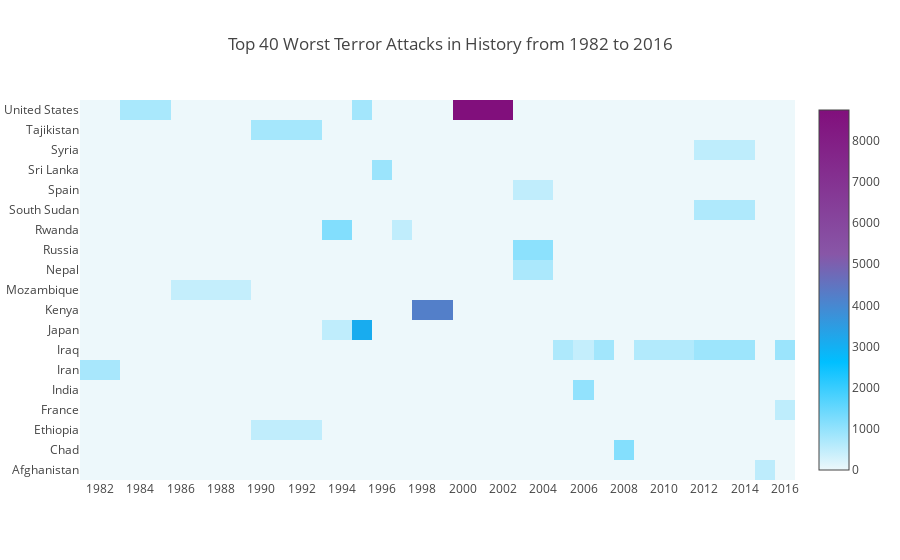

The notebook cell saved with this chart:
### Code cell
import plotly.offline as py
py.init_notebook_mode(connected=True)
import plotly.graph_objs as go
colorscale = [[0, '#edf8fb'], [.3, '#00BFFF'],  [.6, '#8856a7'],  [1, '#810f7c']]
heatmap = go.Heatmap(z=heat.as_matrix(), x=heat.columns, y=heat.index, colorscale=colorscale)
data = [heatmap]
layout = go.Layout(
    title='Top 40 Worst Terror Attacks in History from 1982 to 2016',
    xaxis = dict(ticks='', nticks=20),
    yaxis = dict(ticks='')
)
fig = go.Figure(data=data, layout=layout)
py.iplot(fig, filename='heatmap',show_link=False)

### Figure 1 — Plotly figure (JSON) as saved in the notebook; plotly's stock layout.template omitted (floating-point values rounded to 4 significant figures; data arrays with more than 128 entries replaced by an {"elided": "..."} marker saying what was removed)
{"data": [{"colorscale": [[0, "#edf8fb"], [0.3, "#00BFFF"], [0.6, "#8856a7"], [1, "#810f7c"]], "type": "heatmap", "x": [1982, 1984, 1987, 1992, 1994, 1995, 1996, 1997, 1998, 2001, 2004, 2005, 2006, 2007, 2008, 2009, 2014, 2015, 2016], "y": ["Afghanistan", "Chad", "Ethiopia", "France", "India", "Iran", "Iraq", "Japan", "Kenya", "Mozambique", "Nepal", "Russia", "Rwanda", "South Sudan", "Spain", "Sri Lanka", "Syria", "Tajikistan", "United States"], "z": {"elided": "19x19 float values"}}], "layout": {"title": "Top 40 Worst Terror Attacks in History from 1982 to 2016", "xaxis": {"nticks": 20, "ticks": ""}, "yaxis": {"ticks": ""}}}
